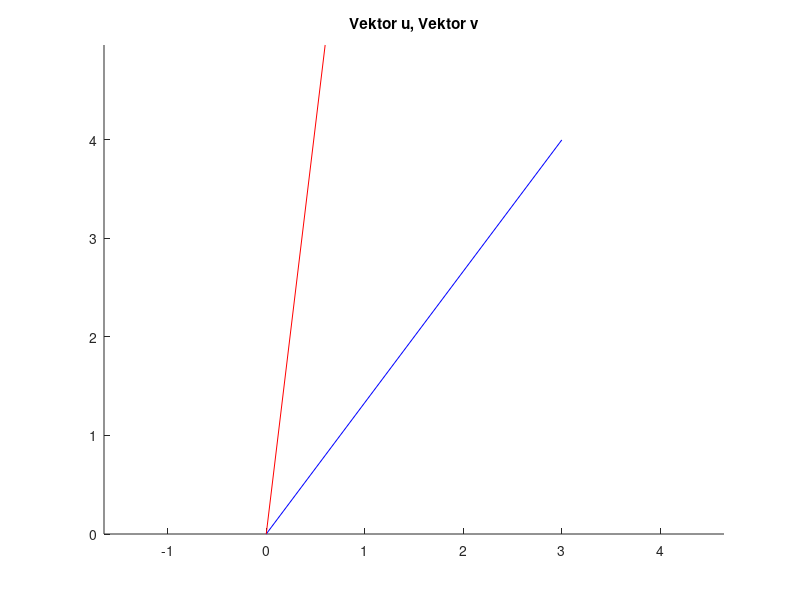

The MATLAB source for this figure: (Note: this script raises an error after producing the figure.)
%Inversen
clear
close all

%% Vektorn u
u = [3; 4];

%% Transformera u genom rotation
theta = 30; %angle in degrees
rotering = [cosd(theta) -sind(theta);
            sind(theta) cosd(theta)];
v = rotering * u; %  Vekor v = Vektor u  roterad 30 grader moturs

%% Transformera v genom rotation Invers
inv_v = inv(rotering); % Inversen av Vektorn v
w = inv_v * v; % Vekor w = Vektor v  roterad 30 grader medurs


vinkel = acosd((v'*w)/(norm(v)*norm(w)));% Räknar ut vinkel mellan två vektorer. För bevisa att det stämmer
%% plot Vektor u, Vektor v
figure(1)
hold on;
plot([0 u(1)], [0 u(2)], 'b-'); 
plot([0 v(1)], [0 v(2)], 'r-');
axis equal;
title('Vektor u, Vektor v')
subtitle(['Grader mellan vinklarna = ', num2str(theta)])
legend('Vektor u', ' Vekor v')

%% plot Vektor v, Vektor w
figure(2)
hold on;
plot([0 v(1)], [0 v(2)], 'r-');
plot([0 w(1)], [0 w(2)], 'g-');
axis equal;
title('Vektor v, Vektor w')
subtitle(['Grader mellan vinklarna = ', num2str(vinkel)])
legend('Vektor v  ', 'Vekor w =  Vektor u')
